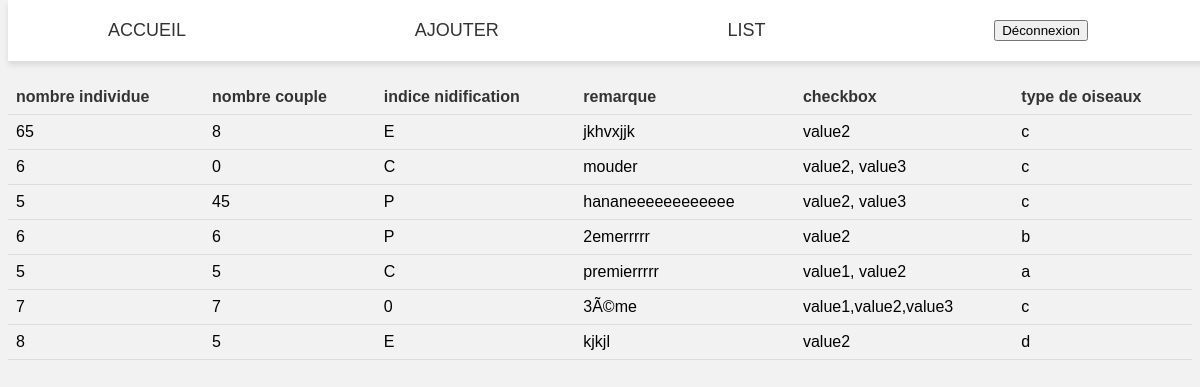
Page /list.php on the committed database.
### tables this page shows
CREATE TABLE IF NOT EXISTS `oiseaux` (
  `id` int(4) NOT NULL AUTO_INCREMENT,
  `nb_individue` int(4) NOT NULL,
  `nb_couple` int(4) NOT NULL,
  `indice_nidif` char(50) NOT NULL,
  `remarque` varchar(150) NOT NULL,
  `checkbox` varchar(30) NOT NULL,
  `id_typ` int(11) NOT NULL,
  PRIMARY KEY (`id`)
);

CREATE TABLE IF NOT EXISTS `type_oiseaux` (
  `id_type` int(4) NOT NULL AUTO_INCREMENT,
  `type` varchar(50) NOT NULL,
  PRIMARY KEY (`id_type`)
);

### list.php (the view, shortened to what this page needs)
<!DOCTYPE html>
<html>
<head>
	<link rel="stylesheet" href="style.css">
</head>
<body>
<nav>
  <ul>
    <li><a href="insertion.php">Accueil</a></li>
	<li><a href="ajout_donnees.php">Ajouter</a></li>
    <li><a href="list.php">List</a></li>
	 <li><button onclick="deconnexion()">Déconnexion</button></li>
  </ul>
</nav>
	<h1>Bienvenue sur ma page !</h1>
<?php
$BDD = array();
$BDD['host'] = "localhost";
$BDD['user'] = "user";
$BDD['pass'] = "User123456789.";
$BDD['db'] = "bddoiseaux";
    $mysqli = mysqli_connect($BDD['host'], $BDD['user'], $BDD['pass'], $BDD['db']);
$sql = 'SELECT O.nb_individue, O.nb_couple, O.indice_nidif, O.remarque,O.checkbox, T.type FROM oiseaux O, type_oiseaux T where O.id_typ = T.id_type';
$result = $mysqli->query($sql);
if ($result->num_rows > 0) {
    echo '<table>';
    echo '<thead><tr><th>nombre individue</th><th>nombre couple</th><th>indice nidification</th><th>remarque</th><th>checkbox</th><th>type de oiseaux</th></tr></thead>';
    echo '<tbody>';
    while ($row = $result->fetch_assoc()) {
        echo '<tr>';
        echo '<td>' . $row['nb_individue'] . '</td>';
        echo '<td>' . $row['nb_couple'] . '</td>';
        echo '<td>' . $row['indice_nidif'] . '</td>';
		echo '<td>' . $row['remarque'] . '</td>';
		echo '<td>' . $row['checkbox'] . '</td>';
		echo '<td>' . $row['type'] . '</td>';
        echo '</tr>';
    }
    echo '</tbody>';
    echo '</table>';
} else {
    echo 'Aucune donnée à afficher.';
}
?>
</body>
</html>

### style.css (style rules this page uses)
nav { background-color: #fff; box-shadow: 0 4px 6px rgba(0, 0, 0, 0.1); padding: 20px 0; position: fixed; top: 0; width: 100%; z-index: 1; }
nav ul { display: flex; justify-content: space-between; list-style-type: none; margin: 0 auto; max-width: 1000px; padding: 0; }
nav li { margin-right: 20px; }
nav li a { color: #333; font-size: 18px; font-weight: 500; text-decoration: none; text-transform: uppercase; transition: color 0.3s ease-in-out; }
table { border-collapse: collapse; width: 100%; }
table th, table td { padding: 8px; text-align: left; border-bottom: 1px solid #ddd; }
table th { background-color: #f2f2f2; color: #333; }
table tr:nth-child(even) { background-color: #f2f2f2; }
body { background-color: #f2f2f2; font-family: Arial, sans-serif; }
h1 { color: #0077ff; }

### rows in the picture
oiseaux: nb_individue "65", nb_couple "8", indice_nidif "E", remarque "jkhvxjjk", checkbox "value2", type_oiseaux.type "c"
oiseaux: nb_individue "6", nb_couple "0", indice_nidif "C", remarque "mouder", checkbox "value2, value3", type_oiseaux.type "c"
oiseaux: nb_individue "5", nb_couple "45", indice_nidif "P", remarque "hananeeeeeeeeeeee", checkbox "value2, value3", type_oiseaux.type "c"
oiseaux: nb_individue "6", nb_couple "6", indice_nidif "P", remarque "2emerrrrr", checkbox "value2", type_oiseaux.type "b"
oiseaux: nb_individue "5", nb_couple "5", indice_nidif "C", remarque "premierrrrr", checkbox "value1, value2", type_oiseaux.type "a"
oiseaux: nb_individue "7", nb_couple "7", indice_nidif "0", remarque "3Ã©me", checkbox "value1,value2,value3", type_oiseaux.type "c"
oiseaux: nb_individue "8", nb_couple "5", indice_nidif "E", remarque "kjkjl", checkbox "value2", type_oiseaux.type "d"
